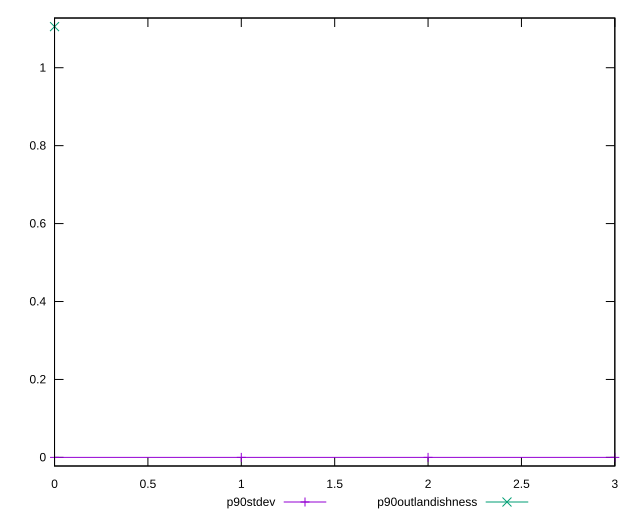

Reproduce this figure in gnuplot.
reset

$p90Stdev <<EOF
0 1.3663697603031012e-17
1 0
2 0
3 0
EOF

$p90Outlandishness <<EOF
0 1.1054575363511663
EOF

set key outside below
set xrange [0:3]
set yrange [-0.022109150727023325:1.1275666870781895]
set trange [-0.022109150727023325:1.1275666870781895]
set terminal svg size 640, 520 enhanced background rgb 'white'
set output "reports/report_00030_2021-02-24T20-42-31.540Z/meta/score-difference/progression/stddev.svg"

plot $p90Stdev title "p90stdev" with linespoints, \
     $p90Outlandishness title "p90outlandishness" with linespoints

reset
